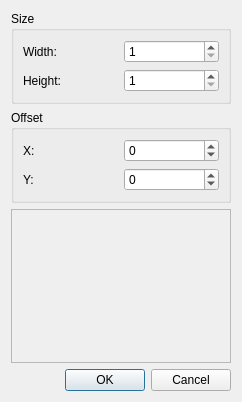
<ui version="4.0" >
 <class>ResizeDialog</class>
 <widget class="QDialog" name="ResizeDialog" >
  <property name="geometry" >
   <rect>
    <x>0</x>
    <y>0</y>
    <width>242</width>
    <height>402</height>
   </rect>
  </property>
  <property name="windowTitle" >
   <string>Resize</string>
  </property>
  <layout class="QVBoxLayout" name="verticalLayout" >
   <item>
    <widget class="QGroupBox" name="groupBox" >
     <property name="title" >
      <string>Size</string>
     </property>
     <layout class="QGridLayout" name="_6" >
      <item row="0" column="0" >
       <widget class="QLabel" name="label_3" >
        <property name="text" >
         <string>Width:</string>
        </property>
        <property name="buddy" >
         <cstring>widthSpinBox</cstring>
        </property>
       </widget>
      </item>
      <item row="0" column="1" >
       <widget class="QSpinBox" name="widthSpinBox" >
        <property name="minimum" >
         <number>1</number>
        </property>
        <property name="maximum" >
         <number>999</number>
        </property>
       </widget>
      </item>
      <item row="1" column="0" >
       <widget class="QLabel" name="label_4" >
        <property name="text" >
         <string>Height:</string>
        </property>
        <property name="buddy" >
         <cstring>heightSpinBox</cstring>
        </property>
       </widget>
      </item>
      <item row="1" column="1" >
       <widget class="QSpinBox" name="heightSpinBox" >
        <property name="minimum" >
         <number>1</number>
        </property>
        <property name="maximum" >
         <number>999</number>
        </property>
       </widget>
      </item>
     </layout>
    </widget>
   </item>
   <item>
    <widget class="QGroupBox" name="groupBox_2" >
     <property name="title" >
      <string>Offset</string>
     </property>
     <layout class="QGridLayout" name="_4" >
      <item row="0" column="0" >
       <widget class="QLabel" name="label_2" >
        <property name="text" >
         <string>X:</string>
        </property>
        <property name="buddy" >
         <cstring>offsetXSpinBox</cstring>
        </property>
       </widget>
      </item>
      <item row="0" column="1" >
       <widget class="QSpinBox" name="offsetXSpinBox" >
        <property name="minimum" >
         <number>-999</number>
        </property>
        <property name="maximum" >
         <number>999</number>
        </property>
       </widget>
      </item>
      <item row="1" column="0" >
       <widget class="QLabel" name="label" >
        <property name="text" >
         <string>Y:</string>
        </property>
        <property name="buddy" >
         <cstring>offsetYSpinBox</cstring>
        </property>
       </widget>
      </item>
      <item row="1" column="1" >
       <widget class="QSpinBox" name="offsetYSpinBox" >
        <property name="minimum" >
         <number>-999</number>
        </property>
        <property name="maximum" >
         <number>999</number>
        </property>
       </widget>
      </item>
     </layout>
    </widget>
   </item>
   <item>
    <widget class="QFrame" name="frame" >
     <property name="sizePolicy" >
      <sizepolicy vsizetype="Preferred" hsizetype="Preferred" >
       <horstretch>0</horstretch>
       <verstretch>1</verstretch>
      </sizepolicy>
     </property>
     <property name="frameShape" >
      <enum>QFrame::StyledPanel</enum>
     </property>
     <property name="frameShadow" >
      <enum>QFrame::Raised</enum>
     </property>
     <layout class="QVBoxLayout" name="_5" >
      <item>
       <widget class="Tiled::Internal::ResizeHelper" native="1" name="resizeHelper" />
      </item>
     </layout>
    </widget>
   </item>
   <item>
    <widget class="QDialogButtonBox" name="buttonBox" >
     <property name="orientation" >
      <enum>Qt::Horizontal</enum>
     </property>
     <property name="standardButtons" >
      <set>QDialogButtonBox::Cancel|QDialogButtonBox::Ok</set>
     </property>
    </widget>
   </item>
  </layout>
 </widget>
 <customwidgets>
  <customwidget>
   <class>Tiled::Internal::ResizeHelper</class>
   <extends>QWidget</extends>
   <header>resizehelper.h</header>
   <container>1</container>
   <slots>
    <slot>setOffsetX(int)</slot>
    <slot>setOffsetY(int)</slot>
    <slot>setNewWidth(int)</slot>
    <slot>setNewHeight(int)</slot>
    <signal>offsetXChanged(int)</signal>
    <signal>offsetYChanged(int)</signal>
   </slots>
  </customwidget>
 </customwidgets>
 <tabstops>
  <tabstop>widthSpinBox</tabstop>
  <tabstop>heightSpinBox</tabstop>
  <tabstop>offsetXSpinBox</tabstop>
  <tabstop>offsetYSpinBox</tabstop>
  <tabstop>buttonBox</tabstop>
 </tabstops>
 <resources/>
 <connections>
  <connection>
   <sender>buttonBox</sender>
   <signal>accepted()</signal>
   <receiver>ResizeDialog</receiver>
   <slot>accept()</slot>
   <hints>
    <hint type="sourcelabel" >
     <x>227</x>
     <y>376</y>
    </hint>
    <hint type="destinationlabel" >
     <x>157</x>
     <y>274</y>
    </hint>
   </hints>
  </connection>
  <connection>
   <sender>buttonBox</sender>
   <signal>rejected()</signal>
   <receiver>ResizeDialog</receiver>
   <slot>reject()</slot>
   <hints>
    <hint type="sourcelabel" >
     <x>232</x>
     <y>382</y>
    </hint>
    <hint type="destinationlabel" >
     <x>241</x>
     <y>274</y>
    </hint>
   </hints>
  </connection>
  <connection>
   <sender>offsetXSpinBox</sender>
   <signal>valueChanged(int)</signal>
   <receiver>resizeHelper</receiver>
   <slot>setOffsetX(int)</slot>
   <hints>
    <hint type="sourcelabel" >
     <x>172</x>
     <y>154</y>
    </hint>
    <hint type="destinationlabel" >
     <x>120</x>
     <y>285</y>
    </hint>
   </hints>
  </connection>
  <connection>
   <sender>offsetYSpinBox</sender>
   <signal>valueChanged(int)</signal>
   <receiver>resizeHelper</receiver>
   <slot>setOffsetY(int)</slot>
   <hints>
    <hint type="sourcelabel" >
     <x>172</x>
     <y>185</y>
    </hint>
    <hint type="destinationlabel" >
     <x>120</x>
     <y>285</y>
    </hint>
   </hints>
  </connection>
  <connection>
   <sender>widthSpinBox</sender>
   <signal>valueChanged(int)</signal>
   <receiver>resizeHelper</receiver>
   <slot>setNewWidth(int)</slot>
   <hints>
    <hint type="sourcelabel" >
     <x>172</x>
     <y>51</y>
    </hint>
    <hint type="destinationlabel" >
     <x>120</x>
     <y>285</y>
    </hint>
   </hints>
  </connection>
  <connection>
   <sender>heightSpinBox</sender>
   <signal>valueChanged(int)</signal>
   <receiver>resizeHelper</receiver>
   <slot>setNewHeight(int)</slot>
   <hints>
    <hint type="sourcelabel" >
     <x>172</x>
     <y>82</y>
    </hint>
    <hint type="destinationlabel" >
     <x>120</x>
     <y>285</y>
    </hint>
   </hints>
  </connection>
  <connection>
   <sender>resizeHelper</sender>
   <signal>offsetXChanged(int)</signal>
   <receiver>offsetXSpinBox</receiver>
   <slot>setValue(int)</slot>
   <hints>
    <hint type="sourcelabel" >
     <x>120</x>
     <y>285</y>
    </hint>
    <hint type="destinationlabel" >
     <x>172</x>
     <y>154</y>
    </hint>
   </hints>
  </connection>
  <connection>
   <sender>resizeHelper</sender>
   <signal>offsetYChanged(int)</signal>
   <receiver>offsetYSpinBox</receiver>
   <slot>setValue(int)</slot>
   <hints>
    <hint type="sourcelabel" >
     <x>120</x>
     <y>285</y>
    </hint>
    <hint type="destinationlabel" >
     <x>172</x>
     <y>185</y>
    </hint>
   </hints>
  </connection>
 </connections>
</ui>
